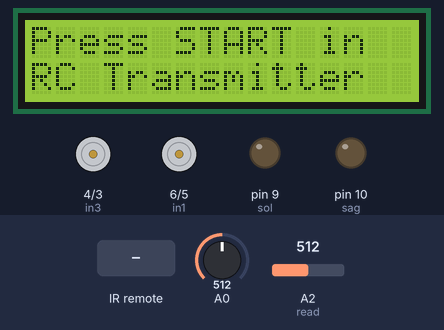
The sketch below on a simulated Arduino Uno, built with avr-gcc and run on an emulated ATmega328P. Shown: 16×2 character LCD, motor-driver pin pairs drawn as motors (green arrow = first pin HIGH = forward, orange = second pin HIGH = backward, longer = more drive), output pins drawn as LEDs (lit = HIGH). Inputs (shaded band) come from the test bench; at power-on: A0 = 512, A2 (read) = 512. What the sketch prints to the serial monitor is not drawn.

Above: at 2.2 s.
At 4.3 s:
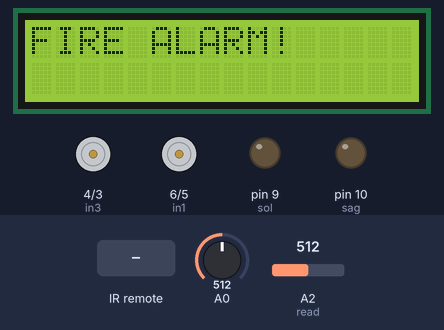
4.4 s: infrared code 0x20DF10EF received
At 4.8 s:
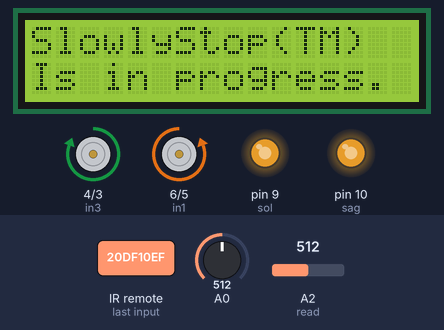
7.4 s: infrared code 0x20DF827D received
At 8.1 s:
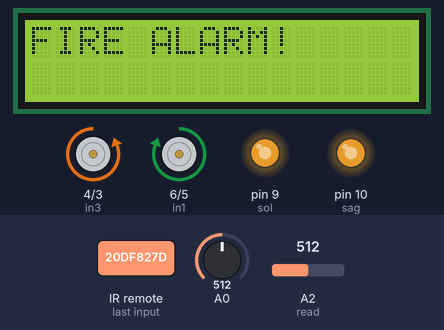
10.4 s: A0 set to 353
13.4 s: A0 set to 328
At 13.9 s:
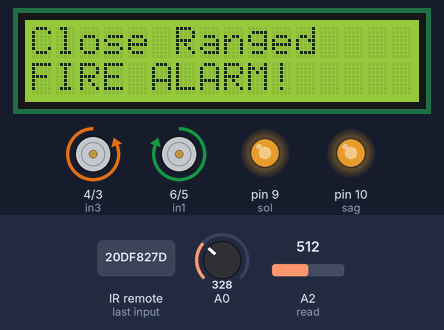
16.4 s: infrared code 0x20DF609F received
At 17.7 s:
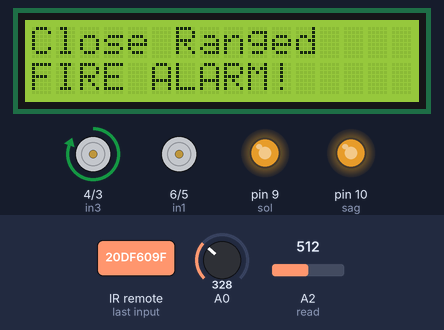
19.4 s: A2 (read) set to 472
Timing chart, 0 to 22.4 s (numbered marks = the images above; inputs shaded):
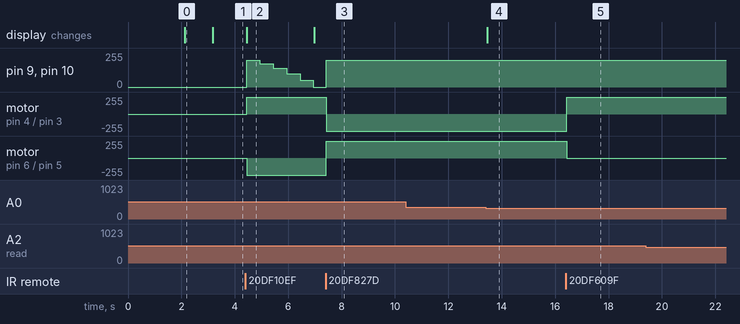

Measured:
- the behaviour switches between 342 and 341 on A0 (found by bisection; images 3 and 4)
- after the input at 4.4 s, pin 9 (sol), pin 10 (sag): 0/255 → 200/255 at once, → 175/255 0.50 s later, → 140/255 0.50 s later, → 100/255 0.50 s later, … (6 changes in this stretch)
- after the input at 7.4 s, pin 9 (sol), pin 10 (sag): 0/255 → 200/255 at once; motor on pin 4 (in3) / pin 3 (in4): forward 255/255 → backward 255/255 at once; motor on pin 6 (in1) / pin 5 (in2): backward 255/255 → forward 255/255 at once
- after the input at 13.4 s, the display: changes after 0.06 s (image 4)
- after the input at 16.4 s, motor on pin 4 (in3) / pin 3 (in4): backward 255/255 → forward 255/255 at once; motor on pin 6 (in1) / pin 5 (in2): forward 255/255 → stopped at once
- what the display in image 0 shows lasts 1.1 s, from 2.1 s to 3.2 s
- what the display in image 2 shows lasts 2.6 s, from 4.4 s to 7.0 s

The sketch:

Proton_22-Prodzhekt_Titanium.ino
```cpp
//Протон 22
//Проджект Титаниум
#include <LiquidCrystal_I2C.h>
LiquidCrystal_I2C lcd(0x27, 16, 2);
#include <Wire.h>
#include <IRremote.h>
#define start 0xFFFFFFFF
#define stopp 0x20DF906F
#define reverse 0x20DF827D
#define ahead 0x20DF02FD
#define right 0x20DF609F
#define left 0x20DFE01F
#define SlowlyStop 0x20DF10EF
#define first 0x20DF8877
#define second 0x20DF48B7
#define third 0x20DFC837
#define fourth 0x20DF28D7
#define fifth 0x20DFA857
#define extreme 0x20DF6897
#define temp 0x20DF4EB1
#define TK19_PIN 11
IRrecv irrecv(TK19_PIN);
decode_results results;
float sicaklik;
float olculendeger;
const int read = A2; //Sensor AO pin to Arduino pin A0
int value;
int sol = 9;
int sag = 10;
int LM35 = A3;
int ldr = A1;             // ldr mizi analog pine bağlıyoruz
int ldr_deger ;
int Flame = A0;
int Reset = 2;
int in1 = 6;
int in2 = 5;
int in3 = 4;
int in4 = 3;
const int sensorMin = 0;
const int sensorMax = 1024;
void setup() {
  // put your setup code here, to run once:
  pinMode(in1, OUTPUT);
  pinMode(in2, OUTPUT);
  pinMode(in3, OUTPUT);
  pinMode(in4, OUTPUT);
  pinMode(ldr, INPUT);
  lcd.begin();
  lcd.setCursor(0,0);
  lcd.print("I am PRODZHEKT22");
  lcd.setCursor(0,1);
  lcd.print(":) :( :/ ;) ");
  delay(2000);
  lcd.clear();
  lcd.setCursor(0,0);
  lcd.print("Press START in");
  lcd.setCursor(0,1);
  lcd.print("RC Transmitter");
  delay(1000);
  lcd.clear();
  lcd.setCursor(0,0);
  lcd.print("Powered By:");
  lcd.setCursor(0,1);
  lcd.print("Dmitri_Salarov");
  Serial.begin(9600);
   ldr_deger = analogRead(ldr);          // ldr değerimizi analog pinden okuyoruz
  Serial.println(ldr_deger); // Serial ekranımıza ( Arduino ide açıkken ctrl+shit+m tuş kombinasyonu ile yada üst taraftaki simgesi yada üsteki menüden açabilirsiniz) ldr değrini yazdırıyoruz
  if (ldr_deger > 550 || ldr_deger < 230){
    lcd.clear();
    lcd.print("INSERTION");
    lcd.setCursor(0,1);
    lcd.print("DETECTED!");
    digitalWrite(2, LOW);
    delay(100000000);
 }else{}
  irrecv.enableIRIn();
}

void loop() {

  if (irrecv.decode(&results))
 {

 Serial.println(results.value, HEX);
 irrecv.resume();
 delayMicroseconds(1);
 if (results.value == ahead){
   delay(1000);
     if (irrecv.decode(&results))
 {
 irrecv.resume();
 delayMicroseconds(1);
 if (results.value == first){
    lcd.clear();
    lcd.print("Going Ahead in");
    lcd.setCursor(0, 1);
    lcd.print("First Gear.");
   analogWrite(sol, 50);
    analogWrite(sag, 50);
digitalWrite(in1, LOW);
    digitalWrite(in2, HIGH);
    digitalWrite(in3, HIGH);
    digitalWrite(in4, LOW);
    }else if (results.value == second){
      lcd.clear();
    lcd.print("Going Ahead in");
    lcd.setCursor(0, 1);
    lcd.print("Second Gear.");
    analogWrite(sol, 100);
    analogWrite(sag, 100);
digitalWrite(in1, LOW);
    digitalWrite(in2, HIGH);
    digitalWrite(in3, HIGH);
    digitalWrite(in4, LOW);
    }else if (results.value == third){
      lcd.clear();
    lcd.print("Going Ahead in");
    lcd.setCursor(0, 1);
    lcd.print("Third Gear.");
      analogWrite(sol, 140);
    analogWrite(sag, 140);
digitalWrite(in1, LOW);
    digitalWrite(in2, HIGH);
    digitalWrite(in3, HIGH);
    digitalWrite(in4, LOW);
   }else if (results.value == fourth){
     lcd.clear();
    lcd.print("Going Ahead in");
    lcd.setCursor(0, 1);
    lcd.print("Fourth Gear.");
        analogWrite(sol, 175);
    analogWrite(sag, 175);
digitalWrite(in1, LOW);
    digitalWrite(in2, HIGH);
    digitalWrite(in3, HIGH);
    digitalWrite(in4, LOW);
    }else if (results.value == fifth){
      lcd.clear();
    lcd.print("Going Ahead in");
    lcd.setCursor(0, 1);
    lcd.print("Fifth Gear.");
          analogWrite(sol, 200);
    analogWrite(sag, 200);
    digitalWrite(in1, LOW);
    digitalWrite(in2, HIGH);
    digitalWrite(in3, HIGH);
    digitalWrite(in4, LOW);
    }
  else if (results.value == extreme){
    lcd.clear();
    lcd.print("XtremeMode:Aktiv");
    analogWrite(sol, 255);
    analogWrite(sag, 255);
        digitalWrite(in1, LOW);
    digitalWrite(in2, HIGH);
    digitalWrite(in3, HIGH);
    digitalWrite(in4, LOW);
    }}}
     else if (results.value == temp){
       olculendeger = (olculendeger/1023)*5000;
       sicaklik = olculendeger /10,0;
       olculendeger = analogRead(LM35);

       Serial.println(sicaklik);
       lcd.clear();
       lcd.print("Temperature");
       lcd.setCursor(11, 0);
       lcd.print(sicaklik);
       }
     else if (results.value == reverse){
       lcd.clear();
    lcd.print("Going Back!");
      analogWrite(sol, 200);
    analogWrite(sag, 200);
    digitalWrite(in1, HIGH);
    digitalWrite(in2, LOW);
    digitalWrite(in3, LOW);
    digitalWrite(in4, HIGH);
   }
  else if (results.value == stopp){
       lcd.clear();
    lcd.print("Stopped!");
      analogWrite(sol, 0);
    analogWrite(sag, 0);
    digitalWrite(in1, LOW);
    digitalWrite(in2, LOW);
    digitalWrite(in3, LOW);
    digitalWrite(in4, LOW);
   } else if (results.value == left){
     lcd.clear();
    lcd.print("Going Left!");
      analogWrite(sol, 200);
    analogWrite(sag, 200);
        digitalWrite(in1, LOW);
    digitalWrite(in2, HIGH);
    digitalWrite(in3, LOW);
    digitalWrite(in4, LOW);
   } else if (results.value == right){
      lcd.clear();
    lcd.print("Going Right!");
     analogWrite(sol, 200);
    analogWrite(sag, 200);
    digitalWrite(in1, LOW);
    digitalWrite(in2, LOW);
    digitalWrite(in3, HIGH);
    digitalWrite(in4, LOW);
   } else if (results.value == SlowlyStop){
    lcd.clear();
    lcd.print("SlowlyStop(TM)");
    lcd.setCursor(0,1);
    lcd.print("Is in progress.");
    analogWrite(sol, 200);
    analogWrite(sag, 200);
    digitalWrite(in1, LOW);
    digitalWrite(in2, HIGH);
    digitalWrite(in3, HIGH);
    digitalWrite(in4, LOW);

    delay(500);
    analogWrite(sol, 175);
    analogWrite(sag, 175);
    delay(500);
    analogWrite(sol, 140);
    analogWrite(sag, 140);
    delay(500);
    analogWrite(sol, 100);
    analogWrite(sag, 100);
    delay(500);
    analogWrite(sol, 50);
    analogWrite(sag, 50);
    delay(500);
    analogWrite(sol, 0);
    analogWrite(sag, 0);
   }

   }

   value = analogRead(read);
  if (value>480){
		Serial.println("Water level: 0mm to 5mm");
                lcd.clear();
                lcd.print("RAINING ALERT!");
}
  int sensorReading = analogRead(A0);
  int range = map(sensorReading, sensorMin, sensorMax, 0, 3);


   switch (range) {
 case 0: // A fire closer than 1.5 feet away.
 Serial.println("** Close Fire **");
 lcd.clear();
 lcd.print("Close Ranged");
 lcd.setCursor(0,1);
 lcd.print("FIRE ALARM!");
 break;
 case 1: // A fire between 1-3 feet away.
 Serial.println("** Distant Fire **");
 lcd.clear();
 lcd.print("FIRE ALARM!");
 break;
 case 2: // A fire between 1-3 feet away.
 break;
 }
   delay(1);

  }
```
